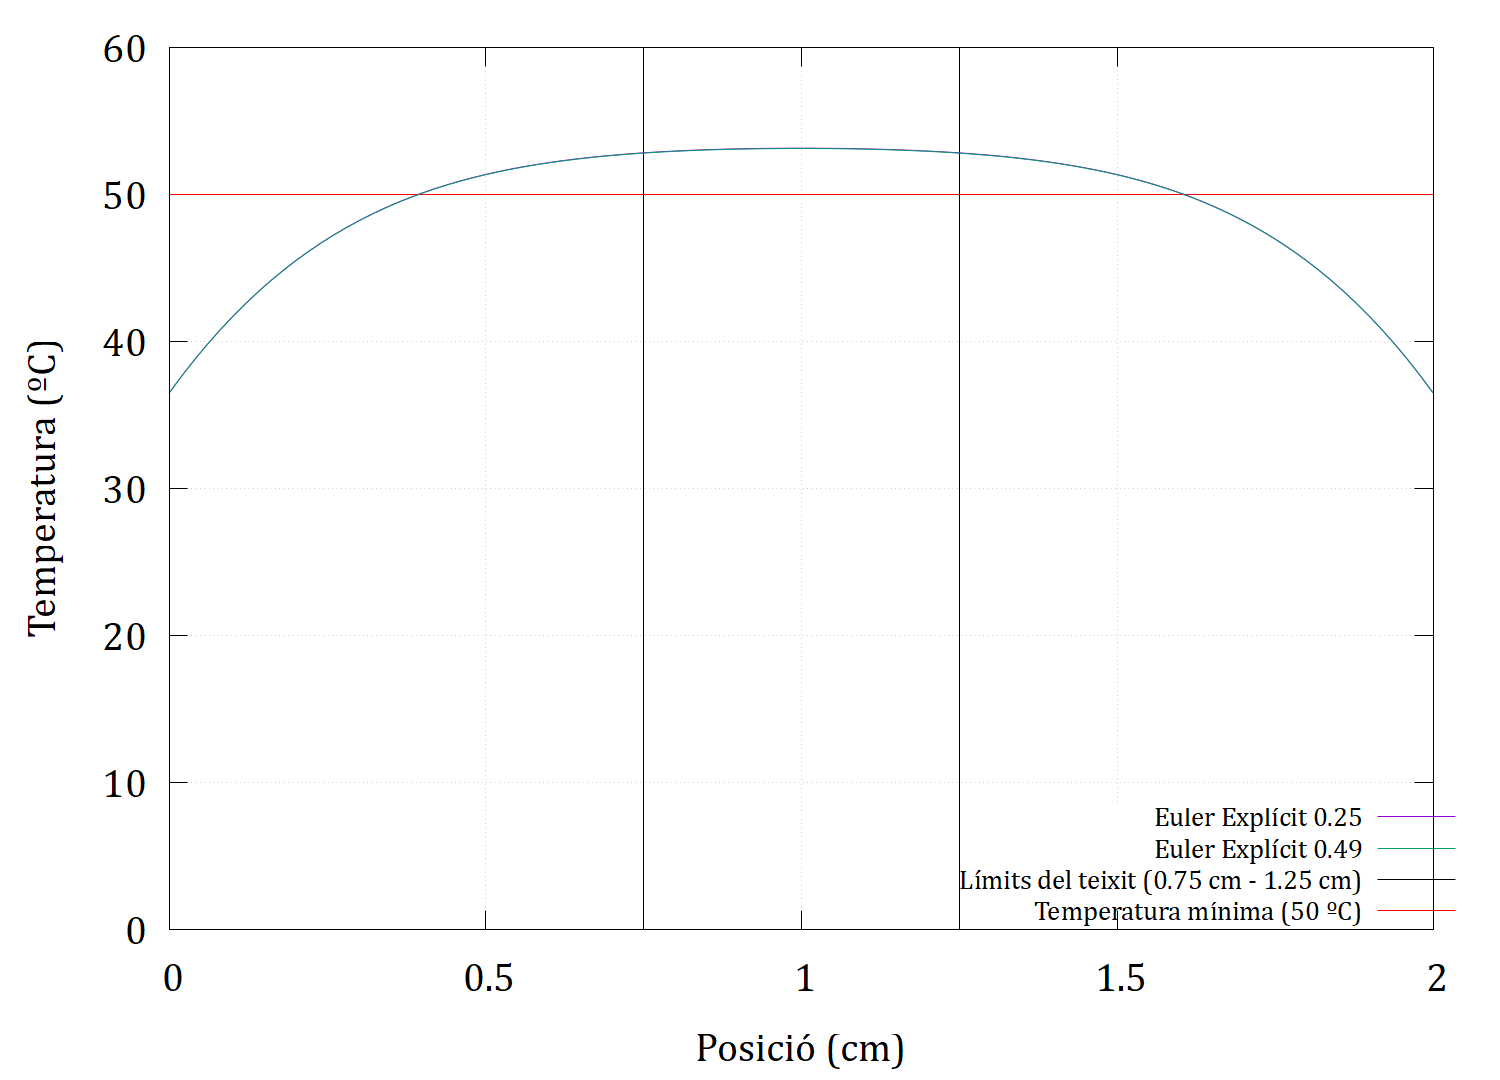

Write gnuplot code to recreate this figure.
set terminal pngcairo enhanced size 1500,1080 font "Cambria,30"
set output 'eexp_tfinal_g025+g049.png'

set ylabel "Temperatura (ºC)"
set xlabel "Posició (cm)"
set xrange[0:2]
set yrange[0:60]
set grid
set key at screen 0.7575, 0.2 center font "Cambria, 20"

# Línies verticals
set arrow from 1.25, graph 0 to 1.25, graph 1 nohead lt 2 lw 1 lc rgb "black"
set arrow from 0.75, graph 0 to 0.75, graph 1 nohead lt 2 lw 1 lc rgb "black"
# Línies horitzontals
set arrow from graph 0, first 50 to graph 1, first 50 nohead lt 2 lw 1 lc rgb "red"

# Llegenda
plot "eulex_results_f_g025.dat" with lines title "Euler Explícit 0.25", \
     "eulex_results_f_g049.dat" with lines title "Euler Explícit 0.49", \
     1/0 lc rgb "black" lw 1 title "Límits del teixit (0.75 cm - 1.25 cm)", \
     1/0 lc rgb "red" lw 1 title "Temperatura mínima (50 ºC)"
set output
